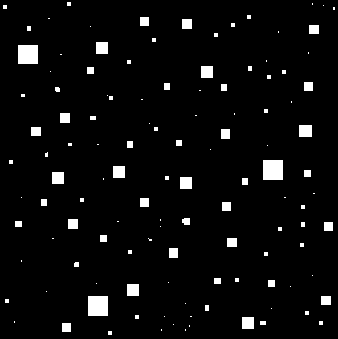
#> input picture images/squares.tif, 338 x 339 px
$ jupyter execute lab_25.ipynb
#> lines starting #> are read from the running program, lines starting #| are printed output that depends on the picture; after the words box and inside, x2 and y2 are one past the last pixel; in counts of white or black regions, pixels touching at a corner belong together
# Procesamiento de imágenes a través de morfología matemática

<div class="alert alert-block alert-success">
<b>Resumen:</b> Este notebook presenta algunas de las operaciones con morfología matemática.
</div>

***

## Preámbulo

[cell 1]
import cv2
import numpy as np
import matplotlib.pyplot as plt

## 1. Hit-or-miss transform

[cell 2]
# Definición de imagen binaria
BW1 = cv2.imread('./images/squares.tif', cv2.IMREAD_GRAYSCALE)
#> BW1: shape (339, 338); 4.3% white; 120 white regions (73 under 20 px), largest, box (x1, y1, x2, y2) and area: (263, 160, 283, 180) 400, (88, 296, 108, 316) 400, (18, 45, 38, 64) 380
_, BW1 = cv2.threshold(BW1, 128, 255, cv2.THRESH_BINARY)

[cell 3]
# Mostrar imagen original
plt.imshow(BW1, cmap='gray')
plt.title('Original Image')
plt.axis('off')
plt.show()

[cell 4]
# Definir los elementos estructurantes para hit-or-miss
B1 = np.array([[0, 0, 0], [0, 1, 1], [0, 1, 0]], dtype=np.uint8)  # hit
B2 = np.array([[1, 1, 1], [1, 0, 0], [1, 0, 0]], dtype=np.uint8)  # miss

[cell 5]
# Visualización de los resultados
plt.figure(figsize=(6, 3))

plt.subplot(1, 2, 1)
plt.imshow(B1, cmap='gray')
plt.title('B1 (Hit)')

plt.subplot(1, 2, 2)
plt.imshow(B2, cmap='gray')
plt.title('B2 (Miss)')

plt.tight_layout()
plt.show()
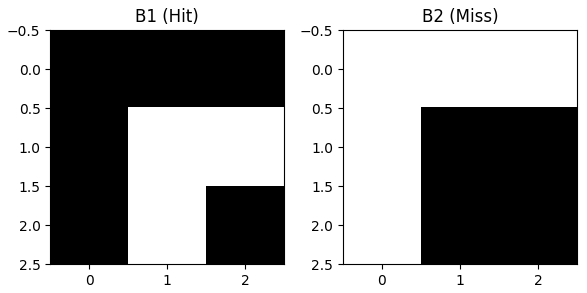
#> figure drawn by matplotlib, 2 panels

Operacion de Hit-or-miss transform

[cell 6]
# Realizar la erosión de la imagen original con el elemento estructurante B1 (hit)
hit = cv2.erode(BW1, B1)
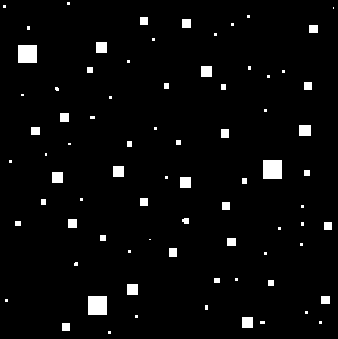
#> hit: shape (339, 338); 3.4% white; 78 white regions (39 under 20 px), largest, box (x1, y1, x2, y2) and area: (263, 160, 282, 179) 361, (88, 296, 107, 315) 361, (18, 45, 37, 63) 342

# Crear el complemento de la imagen binaria
BW1_complement = cv2.bitwise_not(BW1)

# Realizar la erosión en el complemento de la imagen con el elemento estructurante B2 (miss)
miss = cv2.erode(BW1_complement, B2)
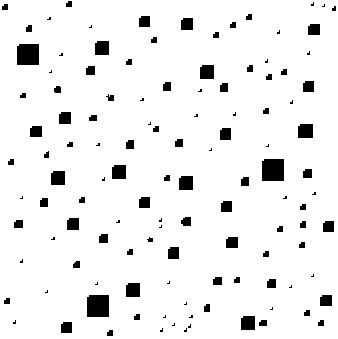
#> miss: shape (339, 338); 93.6% white; 119 black regions (42 under 20 px), largest, box (x1, y1, x2, y2) and area: (262, 159, 284, 181) 480, (87, 295, 109, 317) 480, (17, 44, 39, 65) 458

# Realizar la operación de hit-or-miss
hit_miss = cv2.bitwise_and(hit, miss)
#> hit_miss: shape (339, 338); 0.07% white in thin lines or dots

[cell 7]
# Visualización de los resultados
plt.figure(figsize=(10, 5))

plt.subplot(1, 2, 1)
plt.imshow(BW1, cmap='gray')
plt.title('Im original')

plt.subplot(1, 2, 2)
plt.imshow(hit_miss, cmap='gray')
plt.title('Resultado')

plt.tight_layout()
plt.show()

## 2. Función morphologyEx

[cell 8]
# Imagen binaria
BW2 = cv2.imread('./images/noisy_fingerprint.tif', cv2.IMREAD_GRAYSCALE)
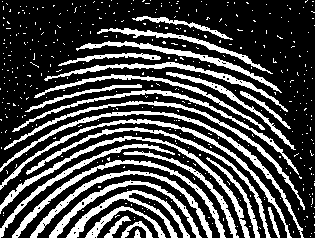
#> input picture images/noisy_fingerprint.tif, 315 x 238 px
#> BW2: shape (238, 315); 28.5% white; 414 white regions (387 under 20 px), largest, box (x1, y1, x2, y2) and area: (0, 111, 304, 238) 1388, (0, 136, 250, 238) 1372, (0, 119, 292, 238) 1337
_, BW2 = cv2.threshold(BW2, 128, 255, cv2.THRESH_BINARY)

[cell 9]
# Crear un elemento estructurante cuadrado
se_1 = cv2.getStructuringElement(cv2.MORPH_RECT, (3, 3))

[cell 10]
# Aplicar operaciones de apertura y cierre
BW2_opening_1 = cv2.morphologyEx(BW2, cv2.MORPH_OPEN, se_1)
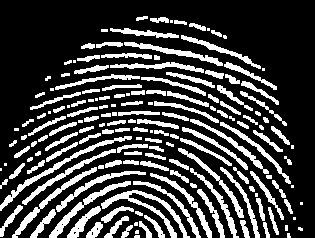
#> BW2_opening_1: shape (238, 315); 25.3% white; 167 white regions (33 under 20 px), largest, box (x1, y1, x2, y2) and area: (101, 190, 190, 238) 786, (0, 136, 132, 211) 677, (49, 181, 131, 238) 578
BW2_closing_1 = cv2.morphologyEx(BW2_opening_1, cv2.MORPH_CLOSE, se_1)
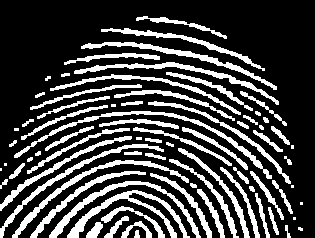
#> BW2_closing_1: shape (238, 315); 25.9% white; 75 white regions (11 under 20 px), largest, box (x1, y1, x2, y2) and area: (67, 190, 190, 238) 1113, (14, 111, 272, 179) 1082, (49, 181, 201, 238) 979

[cell 11]
# Visualización de los resultados
plt.figure(figsize=(10, 5))

plt.subplot(1, 3, 1)
plt.imshow(BW2, cmap='gray')
plt.title('Im. original')

plt.subplot(1, 3, 2)
plt.imshow(BW2_opening_1, cmap='gray')
plt.title('Opening')

plt.subplot(1, 3, 3)
plt.imshow(BW2_closing_1, cmap='gray')
plt.title('Closing')

plt.tight_layout()
plt.show()

## 3. Operación de thinning

[cell 12]
# Operador de thinning (solo esqueleto en OpenCV)
BW2_thin_1 = cv2.ximgproc.thinning(BW2_closing_1, thinningType=cv2.ximgproc.THINNING_ZHANGSUEN)
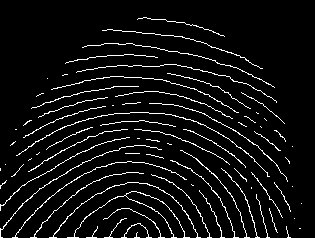
#> BW2_thin_1: shape (238, 315); 6.3% white in thin lines or dots, all inside (x1, y1, x2, y2) = (0, 17, 302, 238)
BW2_thin_2 = cv2.ximgproc.thinning(BW2_closing_1, thinningType=cv2.ximgproc.THINNING_GUOHALL)
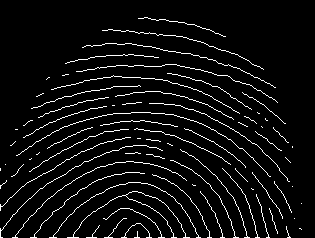
#> BW2_thin_2: shape (238, 315); 5.7% white in thin lines or dots, all inside (x1, y1, x2, y2) = (0, 17, 302, 238)

[cell 13]
# Visualización de los resultados
plt.figure(figsize=(6, 5))

plt.subplot(1, 2, 1)
plt.imshow(BW2_thin_1, cmap='gray')
plt.title('Thinning (Zhang-Suen)')

plt.subplot(1, 2, 2)
plt.imshow(BW2_thin_2, cmap='gray')
plt.title('Thinning (Guo-Hall)')

plt.tight_layout()
plt.show()

## 4. Skeletonization

[cell 14]
# Cargar nueva imagen
BW3 = cv2.imread('./images/region.tif', cv2.IMREAD_GRAYSCALE)
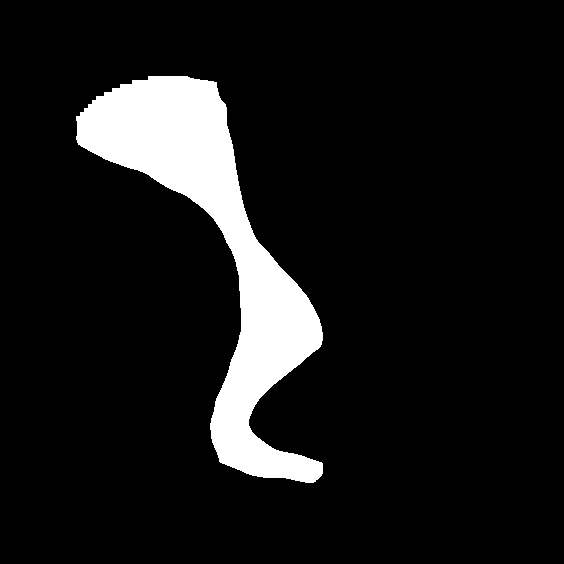
#> input picture images/region.tif, 564 x 564 px
#> BW3: shape (564, 564); 9.6% white; 1 white region, box (x1, y1, x2, y2) and area: (76, 76, 323, 483) 30450
_, BW3 = cv2.threshold(BW3, 128, 255, cv2.THRESH_BINARY)

[cell 15]
# Operador de skeletonization
BW3_skeleton = cv2.ximgproc.thinning(BW3)
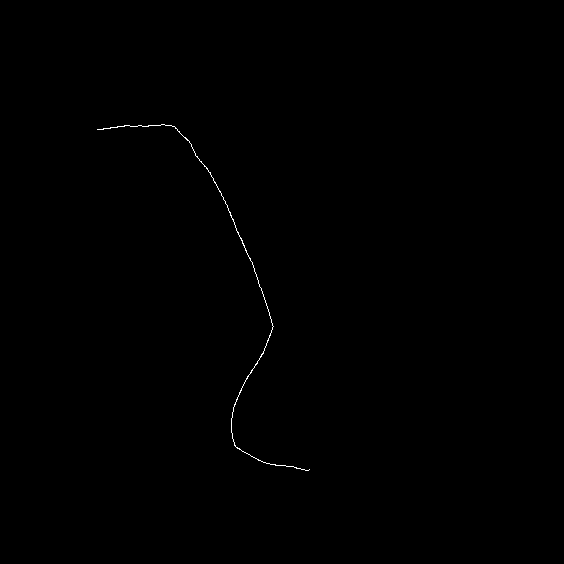
#> BW3_skeleton: shape (564, 564); 0.16% white in thin lines or dots, all inside (x1, y1, x2, y2) = (97, 124, 310, 471)

[cell 16]
# Visualización de los resultados
plt.figure(figsize=(6, 5))

plt.subplot(1, 2, 1)
plt.imshow(BW3, cmap='gray')
plt.title('Original Image')

plt.subplot(1, 2, 2)
plt.imshow(BW3_skeleton, cmap='gray')
plt.title('Skeleton')

plt.tight_layout()
plt.show()
